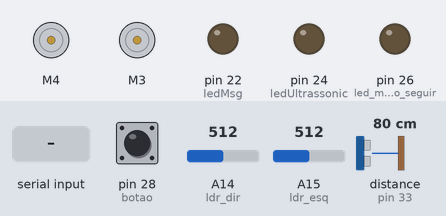
Recording of a sketch running on a simulated Arduino Mega 2560, built with avr-gcc and run on an emulated ATmega2560. Parts: 2 × DC motor (green arrow = forward, orange = backward, longer = faster), output pins drawn as LEDs (lit = HIGH). The inputs (shaded band) are chosen by the test bench; at power-on: pin 28 (botao) LOW, distance to the obstacle (sensor on pin 33) 80 cm, A14 (ldr_dir) = 512, A15 (ldr_esq) = 512. The echo pulse lasts 58.3 µs per cm.

Above: at 1.2 s.
1.3 s: pin 28 (botao) pulled HIGH for 1 s
At 3.4 s:
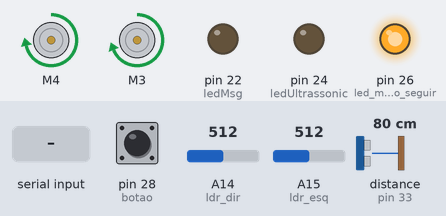
4.3 s: distance to the obstacle (sensor on pin 33) set to 26 cm
5.8 s: distance to the obstacle (sensor on pin 33) set to 22 cm
At 5.96 s:
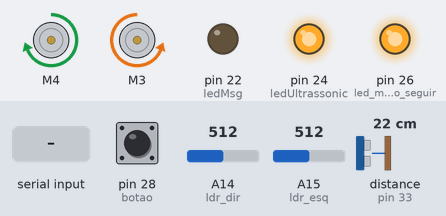
8.8 s: "B" received over the second serial link
At 9.7 s:
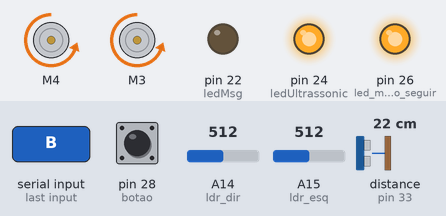
10.3 s: pin 28 (botao) pulled HIGH for 0.15 s
At 10.4 s:
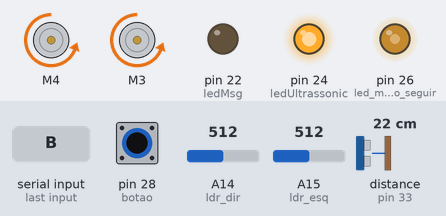
12.0 s: "D" received over the second serial link
At 13.3 s:
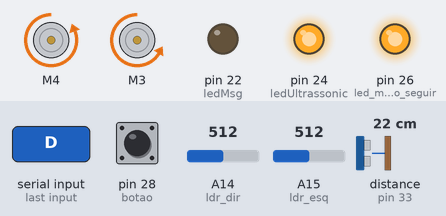
Timing chart, 0 to 14.5 s (numbered marks = the images above; inputs shaded):
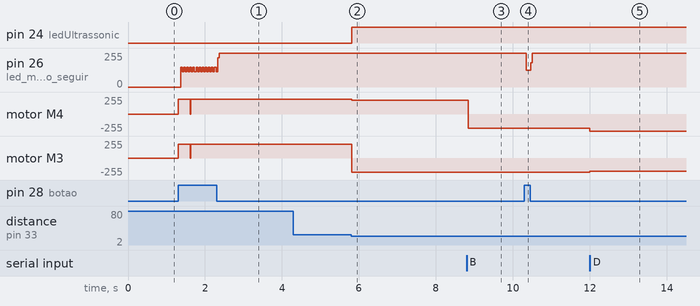

The sketch:

veiculo.ino
```cpp
// Ultrasonic - Version: 3.0.0
#include <Ultrasonic.h>
#include <AFMotor.h>

#define LINE_BREAK '@'

#define pino_trigger 31
#define pino_echo 33

Ultrasonic ultrasonic(pino_trigger, pino_echo);

AF_DCMotor roda_direita(3);
AF_DCMotor roda_esquerda(4);

const int ledMsg = 22;
const int ledUltrassonic = 24;
const int led_modo_seguir = 26;
const int botao = 28;
const int ldr_dir = A14;
const int ldr_esq = A15;

String movimento;
String ultimo_movimento = "F";

const int distMin = 25;
int in_movimento = 0;
int distancia = 0;
int seq = 0;
int seguir_luz = 0;
int diferenca;
int value_ldr_dir;
int value_ldr_esq;

void setup() {
  Serial.begin(9600);
  Serial3.begin(9600);

  pinMode(ledMsg, OUTPUT);
  pinMode(ledUltrassonic, OUTPUT);
  pinMode(led_modo_seguir, OUTPUT);
}

void loop() {
  movimento = ler_bluetooth();

  if (digitalRead(botao))
    if (seguir_luz) {
      digitalWrite(led_modo_seguir, LOW);
      seguir_luz = 0;
    }
    else {
      digitalWrite(led_modo_seguir, HIGH);
      seguir_luz = 1;
    }

  if (movimento == "B")
    move_tras(movimento);
  else if (movimento == "D")
    move_dir(movimento);
  else if (movimento == "E")
    move_esq(movimento);
  else if (movimento == "F")
    move_frente(movimento);
  else if (seq < 5 && (analogRead(ldr_esq) < 600 || analogRead(ldr_dir) < 600) && seguir_luz) {

      diferenca = 12 * (analogRead(ldr_esq) - analogRead(ldr_dir)) / 100;

      if (diferenca > 10)
        move("S", FORWARD, FORWARD, 210 + diferenca + 10, 220);
      else if (diferenca < -10)
        move("S", FORWARD, FORWARD, 210, (diferenca * -1) + 220);
      else
        move("S", FORWARD, FORWARD, 210, 220);
    }
  else if (ultimo_movimento == "S") {
      parar();
  }

  if (ultrasonic.read() < distMin) {
    seq += 1;

    if (seq > 5) {
    digitalWrite(ledUltrassonic, HIGH);

      if (ultimo_movimento == "F")
        parar();
      else if (ultimo_movimento == "S" && seguir_luz) {
        move_dir("S");
        delay(300);
        parar();
      }
    }
  }
  else {
    seq = 0;
    digitalWrite(ledUltrassonic, LOW);
  }

  digitalWrite(ledMsg, LOW);
}

String ler_bluetooth() {
   String mensagem;

   while(Serial3.available()){

     digitalWrite(ledMsg, HIGH);

     char c = Serial3.read();

     if(c == LINE_BREAK) break;

     mensagem += c;

   }

   return mensagem;
}

void move_dir(String movimento) {
  virar(movimento, BACKWARD, FORWARD, 200, 255);
}

void move_esq(String movimento) {
  virar(movimento, FORWARD, BACKWARD, 255, 200);
}

void virar(String movimento, int mov_dir, int mov_esq, int speed_dir, int speed_esq) {
  if (in_movimento) {
    roda_direita.setSpeed(speed_dir);
    roda_esquerda.setSpeed(speed_esq);
  }
  else
    move(movimento, mov_dir, mov_esq, 210, 210);
}

void move_frente(String movimento) {
  move(movimento, FORWARD, FORWARD, 210, 212);
}

void move_tras(String movimento) {
  if (in_movimento)
    parar();

  else
    move(movimento, BACKWARD, BACKWARD, 210, 210);
}

void move(String movimento, int mov_dir, int mov_esq, int speed_dir, int speed_esq) {
    roda_esquerda.setSpeed(speed_esq);
    roda_esquerda.run(mov_esq);

    roda_direita.setSpeed(speed_dir);
    roda_direita.run(mov_dir);

    in_movimento = 1;
    ultimo_movimento = movimento;
}

void parar() {
    roda_direita.run(RELEASE);
    roda_esquerda.run(RELEASE);

    in_movimento = 0;
}
```

Measured:
- the behaviour switches between 25 and 24 cm on distance to the obstacle (sensor on pin 33) (found by bisection; images 1 and 2)
- after the input at 1.3 s, motor M4: stopped → forward 220/255 at once; motor M3: stopped → forward 210/255 at once
- after the input at 4.3 s, every drawn part: stays the same
- after the input at 5.8 s, pin 24 (ledUltrassonic): LOW → HIGH at once; motor M4: forward 220/255 → forward 210/255 at once; motor M3: forward 210/255 → backward 210/255 at once
- after the input at 8.8 s, motor M4: forward 210/255 → backward 210/255 at once
- after the input at 10.3 s, pin 26 (led_modo_seguir): 255/255 → 127/255 after 0.05 s, → 255/255 0.12 s later
- after the input at 12.0 s, motor M4: backward 210/255 → backward 255/255 at once; motor M3: backward 210/255 → backward 200/255 at once
